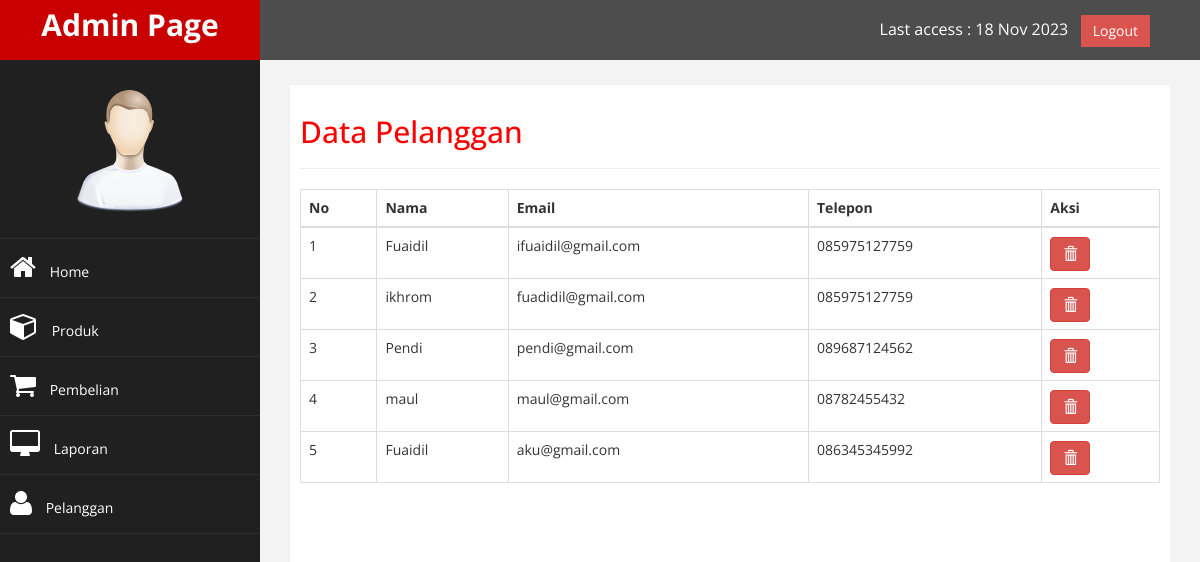
Page /admin/index.php?halaman=pelanggan (signed in) on the committed database.
### tables this page shows
CREATE TABLE `pelanggan` (
  `id_pelanggan` int(11) NOT NULL,
  `email_pelanggan` varchar(100) NOT NULL,
  `password_pelanggan` varchar(50) NOT NULL,
  `nama_pelanggan` varchar(100) NOT NULL,
  `telepon_pelanggan` varchar(25) NOT NULL
);

### admin/pelanggan.php (the view)
<h2>Data Pelanggan</h2>
<hr>
<table class="table table-bordered">
	<thead>
		<tr>
			<th>No</th>
			<th>Nama</th>
			<th>Email</th>
			<th>Telepon</th>
			<th>Aksi</th>
		</tr>
	</thead>
	<tbody>
		<?php $nomor=1; ?>
		<?php $ambil = $koneksi->query("SELECT * FROM pelanggan") ?>
		<?php while($pecah = $ambil->fetch_assoc()) : ?>
		<tr>
			<td><?php echo $nomor; ?></td>
			<td><?php echo $pecah['nama_pelanggan']; ?></td>
			<td><?php echo $pecah['email_pelanggan']; ?></td>
			<td><?php echo $pecah['telepon_pelanggan']; ?></td>
			<td>
				<a href="index.php?halaman=hapuspelanggan&id=<?php echo $pecah['id_pelanggan']; ?>" class="btn btn-danger glyphicon glyphicon-trash"></a>
			</td>
		</tr>
		<?php $nomor++; ?>
	<?php endwhile; ?>
	</tbody>
</table>

### admin/assets/css/custom.css (style rules this page uses)
body { font-family: 'Open Sans', sans-serif; }
h2 { color: #f00; }

### rows in the picture
pelanggan: nama_pelanggan "Fuaidil", email_pelanggan "ifuaidil@gmail.com", telepon_pelanggan "085975127759"
pelanggan: nama_pelanggan "ikhrom", email_pelanggan "fuadidil@gmail.com", telepon_pelanggan "085975127759"
pelanggan: nama_pelanggan "Pendi", email_pelanggan "pendi@gmail.com", telepon_pelanggan "089687124562"
pelanggan: nama_pelanggan "maul", email_pelanggan "maul@gmail.com", telepon_pelanggan "08782455432"
pelanggan: nama_pelanggan "Fuaidil", email_pelanggan "aku@gmail.com", telepon_pelanggan "086345345992"
